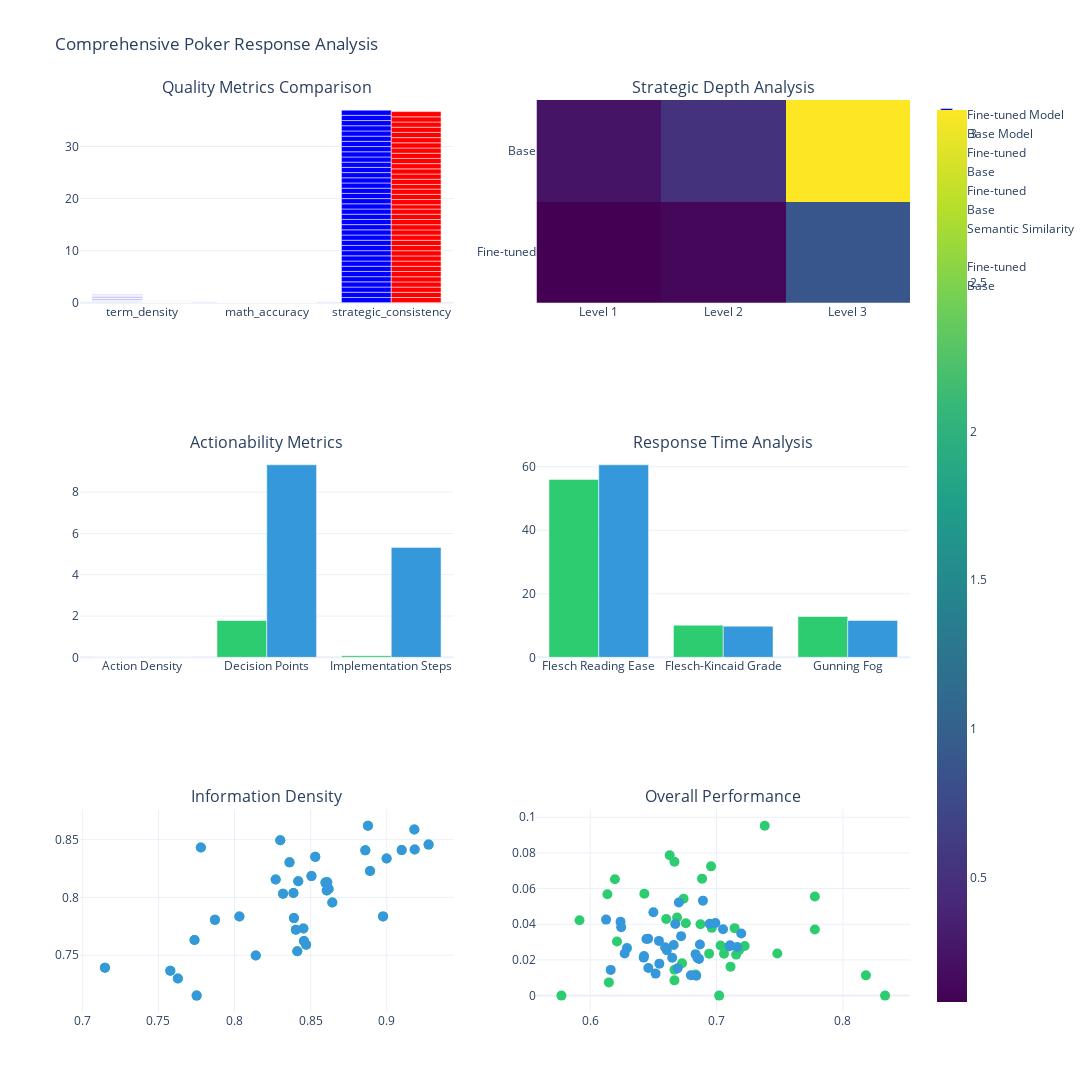
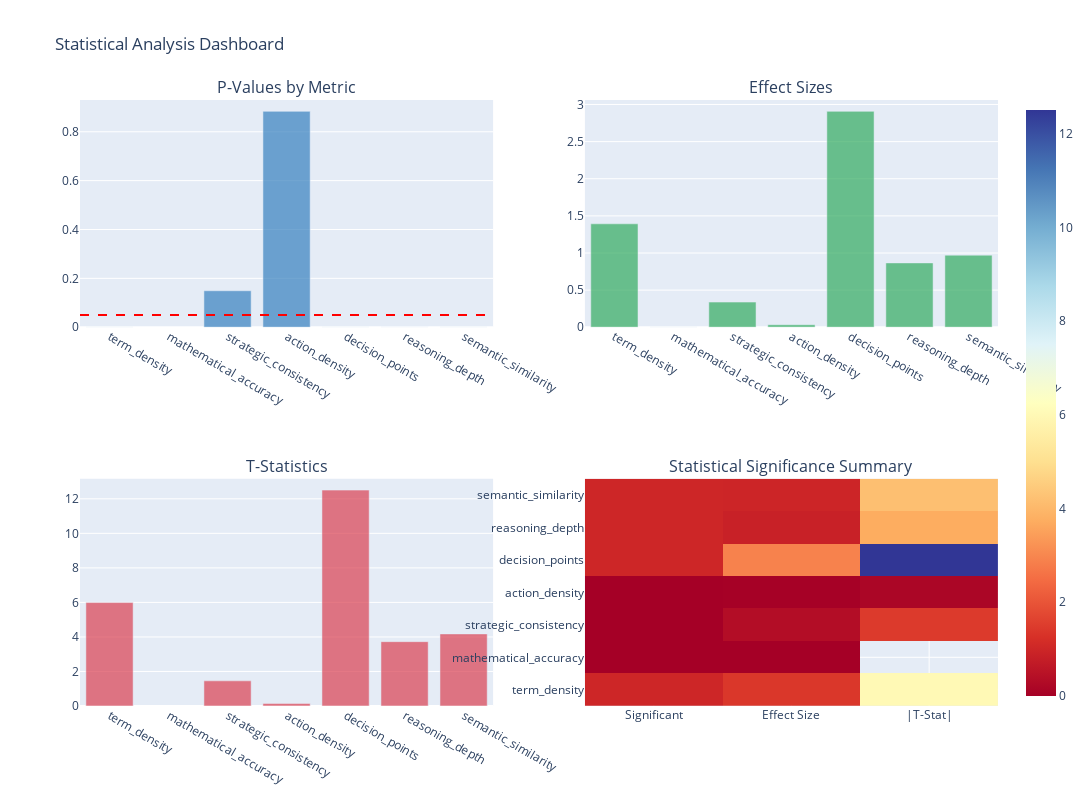

Here is the notebook cell these charts were saved with, in order:
### Markdown cell above
### Re-run with saves

### Code cell
import pandas as pd

# Initialize both analyzer and visualizer
analyzer = PokerResponseAnalyzer()
visualizer = PokerResponseVisualizer(style='plotly')

try:
    # 1. Load raw data
    with open('../data/final/detailed_analysis_20241216_142035.json', 'r') as f:
        raw_data = json.load(f)
    
    # 2. Process with analyzer
    enhanced_analysis = analyzer.enhance_analysis(raw_data)
    
    # Convert enhanced_analysis data into DataFrames
    quality_metrics_df = pd.DataFrame.from_dict({
        sample: {
            "ft_term_density": metrics['ft']['term_density'],
            "ft_math_accuracy": metrics['ft']['math_accuracy'],
            "ft_strategic_consistency": metrics['ft']['strategic_consistency'],
            "base_term_density": metrics['base']['term_density'],
            "base_math_accuracy": metrics['base']['math_accuracy'],
            "base_strategic_consistency": metrics['base']['strategic_consistency'],
        }
        for sample, metrics in enhanced_analysis['quality_metrics'].items()
    }, orient='index')

    actionability_df = pd.DataFrame.from_dict({
        sample: {
            "ft_action_density": metrics['ft']['action_density'],
            "ft_decision_points": metrics['ft']['decision_points'],
            "ft_implementation_steps": metrics['ft']['implementation_steps'],
            "base_action_density": metrics['base']['action_density'],
            "base_decision_points": metrics['base']['decision_points'],
            "base_implementation_steps": metrics['base']['implementation_steps'],
        }
        for sample, metrics in enhanced_analysis['actionability'].items()
    }, orient='index')

    strategic_depth_df = pd.DataFrame.from_dict({
        sample: {
            "ft_level1": metrics['ft']['reasoning_levels']['level1'],
            "ft_level2": metrics['ft']['reasoning_levels']['level2'],
            "ft_level3": metrics['ft']['reasoning_levels']['level3'],
            "base_level1": metrics['base']['reasoning_levels']['level1'],
            "base_level2": metrics['base']['reasoning_levels']['level2'],
            "base_level3": metrics['base']['reasoning_levels']['level3'],
        }
        for sample, metrics in enhanced_analysis['strategic_depth'].items()
    }, orient='index')

    # 3. Save DataFrames as CSV files for further analysis
    quality_metrics_df.to_csv('../data/final/quality_metrics.csv')
    actionability_df.to_csv('../data/final/actionability_metrics.csv')
    strategic_depth_df.to_csv('../data/final/strategic_depth.csv')
    
    # Debug: Print sample rows from the DataFrames
    print("\nSample from Quality Metrics DataFrame:")
    print(quality_metrics_df.head())
    
    print("\nSample from Actionability Metrics DataFrame:")
    print(actionability_df.head())
    
    print("\nSample from Strategic Depth DataFrame:")
    print(strategic_depth_df.head())
    
    # 4. Generate visualizations
    visualization_data = {
        'responses': {
            idx: {
                'fine_tuned_response': resp['fine_tuned_response'],
                'base_response': resp['base_response'],
                'query': resp['query']
            }
            for idx, resp in enumerate(raw_data['detailed_responses'])
        },
        'quality_metrics': enhanced_analysis['quality_metrics'],
        'actionability': enhanced_analysis['actionability'],
        'strategic_depth': enhanced_analysis['strategic_depth'],
        'comparative': enhanced_analysis.get('comparative', {}),
        'ux_metrics': enhanced_analysis.get('ux_metrics', {})
    }
    
    dashboard = visualizer.visualize_comprehensive_analysis(visualization_data)
    stats_dashboard = visualizer.plot_statistical_analysis(visualization_data)
    
    # 5. Save and display visualizations
    visualizer.save_visualizations(dashboard, 'poker_analysis_results')
    visualizer.save_visualizations(stats_dashboard, 'poker_statistical_analysis')
    
    print("\nDisplaying Analysis Dashboard...")
    dashboard.show()
    print("\nDisplaying Statistical Analysis Dashboard...")
    stats_dashboard.show()

except Exception as e:
    print(f"Error in visualization: {str(e)}")
    traceback.print_exc()

### Figure 1 — Plotly figure (JSON) as saved in the notebook; plotly's stock layout.template omitted (floating-point values rounded to 4 significant figures)
{"data": [{"marker": {"color": "blue"}, "name": "Fine-tuned Model", "type": "bar", "x": ["term_density", "math_accuracy", "strategic_consistency", "term_density", "math_accuracy", "strategic_consistency", "term_density", "math_accuracy", "strategic_consistency", "term_density", "math_accuracy", "strategic_consistency", "term_density", "math_accuracy", "strategic_consistency", "term_density", "math_accuracy", "strategic_consistency", "term_density", "math_accuracy", "strategic_consistency", "term_density", "math_accuracy", "strategic_consistency", "term_density", "math_accuracy", "strategic_consistency", "term_density", "math_accuracy", "strategic_consistency", "term_density", "math_accuracy", "strategic_consistency", "term_density", "math_accuracy", "strategic_consistency", "term_density", "math_accuracy", "strategic_consistency", "term_density", "math_accuracy", "strategic_consistency", "term_density", "math_accuracy", "strategic_consistency", "term_density", "math_accuracy", "strategic_consistency", "term_density", "math_accuracy", "strategic_consistency", "term_density", "math_accuracy", "strategic_consistency", "term_density", "math_accuracy", "strategic_consistency", "term_density", "math_accuracy", "strategic_consistency", "term_density", "math_accuracy", "strategic_consistency", "term_density", "math_accuracy", "strategic_consistency", "term_density", "math_accuracy", "strategic_consistency", "term_density", "math_accuracy", "strategic_consistency", "term_density", "math_accuracy", "strategic_consistency", "term_density", "math_accuracy", "strategic_consistency", "term_density", "math_accuracy", "strategic_consistency", "term_density", "math_accuracy", "strategic_consistency", "term_density", "math_accuracy", "strategic_consistency", "term_density", "math_accuracy", "strategic_consistency", "term_density", "math_accuracy", "strategic_consistency", "term_density", "math_accuracy", "strategic_consistency", "term_density", "math_accuracy", "strategic_consistency", "term_density", "math_accuracy", "strategic_consistency", "term_density", "math_accuracy", "strategic_consistency", "term_density", "math_accuracy", "strategic_consistency", "term_density", "math_accuracy", "strategic_consistency"], "xaxis": "x", "y": [0, 0, 1, 0.02667, 0, 1, 0.002874, 0, 1, 0.02381, 0, 1, 0.0303, 0, 1, 0.02545, 0, 1, 0.01562, 0, 1, 0.07955, 0, 1, 0.07865, 0, 1, 0.02778, 0, 1, 0.02365, 0, 1, 0.03205, 0, 1, 0.04167, 0, 1, 0.06329, 0, 1, 0.03529, 0, 1, 0.02817, 0, 1, 0.01953, 0, 1, 0.02941, 0, 1, 0.1111, 0, 1, 0.09836, 0, 1, 0.03409, 0, 1, 0.05882, 0, 1, 0.01948, 0, 1, 0.03419, 0, 1, 0.05556, 0, 1, 0.1429, 0, 1, 0.02362, 0, 1, 0.07246, 0, 1, 0.05435, 0, 1, 0.02222, 0, 1, 0.05455, 0, 1, 0.01449, 0, 1, 0.05714, 0, 1, 0.01775, 0, 1, 0.02041, 0, 1, 0.05435, 0, 1, 0.04375, 0, 1], "yaxis": "y"}, {"marker": {"color": "red"}, "name": "Base Model", "type": "bar", "x": ["term_density", "math_accuracy", "strategic_consistency", "term_density", "math_accuracy", "strategic_consistency", "term_density", "math_accuracy", "strategic_consistency", "term_density", "math_accuracy", "strategic_consistency", "term_density", "math_accuracy", "strategic_consistency", "term_density", "math_accuracy", "strategic_consistency", "term_density", "math_accuracy", "strategic_consistency", "term_density", "math_accuracy", "strategic_consistency", "term_density", "math_accuracy", "strategic_consistency", "term_density", "math_accuracy", "strategic_consistency", "term_density", "math_accuracy", "strategic_consistency", "term_density", "math_accuracy", "strategic_consistency", "term_density", "math_accuracy", "strategic_consistency", "term_density", "math_accuracy", "strategic_consistency", "term_density", "math_accuracy", "strategic_consistency", "term_density", "math_accuracy", "strategic_consistency", "term_density", "math_accuracy", "strategic_consistency", "term_density", "math_accuracy", "strategic_consistency", "term_density", "math_accuracy", "strategic_consistency", "term_density", "math_accuracy", "strategic_consistency", "term_density", "math_accuracy", "strategic_consistency", "term_density", "math_accuracy", "strategic_consistency", "term_density", "math_accuracy", "strategic_consistency", "term_density", "math_accuracy", "strategic_consistency", "term_density", "math_accuracy", "strategic_consistency", "term_density", "math_accuracy", "strategic_consistency", "term_density", "math_accuracy", "strategic_consistency", "term_density", "math_accuracy", "strategic_consistency", "term_density", "math_accuracy", "strategic_consistency", "term_density", "math_accuracy", "strategic_consistency", "term_density", "math_accuracy", "strategic_consistency", "term_density", "math_accuracy", "strategic_consistency", "term_density", "math_accuracy", "strategic_consistency", "term_density", "math_accuracy", "strategic_consistency", "term_density", "math_accuracy", "strategic_consistency", "term_density", "math_accuracy", "strategic_consistency", "term_density", "math_accuracy", "strategic_consistency"], "xaxis": "x", "y": [0.006504, 0, 0.987, 0.006088, 0, 1, 0.00641, 0, 1, 0.007156, 0, 1, 0.01217, 0, 1, 0.008902, 0, 1, 0.00956, 0, 1, 0.01633, 0, 1, 0.01724, 0, 1, 0.01438, 0, 1, 0.0153, 0, 1, 0.01304, 0, 1, 0.01243, 0, 1, 0.02038, 0, 1, 0.02088, 0, 1, 0.01129, 0, 1, 0.01007, 0, 1, 0.01513, 0, 1, 0.0123, 0, 0.8333, 0.01235, 0, 1, 0.009009, 0, 1, 0.01457, 0, 1, 0.01079, 0, 0.9, 0.01375, 0, 1, 0.01742, 0, 1, 0.0193, 0, 1, 0.01109, 0, 1, 0.01181, 0, 1, 0.007692, 0, 1, 0.01061, 0, 1, 0.0184, 0, 1, 0.01241, 0, 1, 0.01292, 0, 1, 0.008734, 0, 1, 0.0114, 0, 1, 0.01085, 0, 1, 0.01111, 0, 1], "yaxis": "y"}, {"colorscale": [[0, "#440154"], [0.1111, "#482878"], [0.2222, "#3e4989"], [0.3333, "#31688e"], [0.4444, "#26828e"], [0.5556, "#1f9e89"], [0.6667, "#35b779"], [0.7778, "#6ece58"], [0.8889, "#b5de2b"], [1, "#fde725"]], "type": "heatmap", "x": ["Level 1", "Level 2", "Level 3"], "xaxis": "x2", "y": ["Fine-tuned", "Base"], "yaxis": "y2", "z": [[0.08108, 0.1351, 0.8919], [0.2432, 0.5135, 3.081]]}, {"marker": {"color": "#2ecc71"}, "name": "Fine-tuned", "type": "bar", "x": ["Action Density", "Decision Points", "Implementation Steps"], "xaxis": "x3", "y": [0.00973, 1.784, 0.08108], "yaxis": "y3"}, {"marker": {"color": "#3498db"}, "name": "Base", "type": "bar", "x": ["Action Density", "Decision Points", "Implementation Steps"], "xaxis": "x3", "y": [0.009468, 9.324, 5.324], "yaxis": "y3"}, {"marker": {"color": "#2ecc71"}, "name": "Fine-tuned", "type": "bar", "x": ["Flesch Reading Ease", "Flesch-Kincaid Grade", "Gunning Fog"], "xaxis": "x4", "y": [56.01, 10.12, 12.87], "yaxis": "y4"}, {"marker": {"color": "#3498db"}, "name": "Base", "type": "bar", "x": ["Flesch Reading Ease", "Flesch-Kincaid Grade", "Gunning Fog"], "xaxis": "x4", "y": [60.62, 9.808, 11.63], "yaxis": "y4"}, {"marker": {"color": "#2ecc71", "size": 10, "symbol": "circle"}, "mode": "markers", "name": "Semantic Similarity", "type": "scatter", "x": [0.8618, 0.8139, 0.7148, 0.7751, 0.7737, 0.7578, 0.83, 0.8642, 0.889, 0.9182, 0.8876, 0.8597, 0.8609, 0.9275, 0.9184, 0.7779, 0.8319, 0.853, 0.8387, 0.8412, 0.8032, 0.8452, 0.7871, 0.847, 0.8505, 0.8859, 0.8361, 0.8418, 0.8999, 0.8403, 0.839, 0.8976, 0.8606, 0.827, 0.7627, 0.8456, 0.9098], "xaxis": "x5", "y": [0.8072, 0.7497, 0.7392, 0.7149, 0.7631, 0.7364, 0.8494, 0.7956, 0.8228, 0.8588, 0.8621, 0.8128, 0.8131, 0.8457, 0.8414, 0.8432, 0.8031, 0.8351, 0.8039, 0.7533, 0.7835, 0.773, 0.7806, 0.759, 0.8184, 0.8407, 0.8304, 0.814, 0.8337, 0.772, 0.7821, 0.7835, 0.806, 0.8155, 0.7298, 0.7623, 0.8409], "yaxis": "y5"}, {"marker": {"color": "#3498db", "size": 10, "symbol": "circle"}, "mode": "markers", "name": "", "type": "scatter", "x": [0.8618, 0.8139, 0.7148, 0.7751, 0.7737, 0.7578, 0.83, 0.8642, 0.889, 0.9182, 0.8876, 0.8597, 0.8609, 0.9275, 0.9184, 0.7779, 0.8319, 0.853, 0.8387, 0.8412, 0.8032, 0.8452, 0.7871, 0.847, 0.8505, 0.8859, 0.8361, 0.8418, 0.8999, 0.8403, 0.839, 0.8976, 0.8606, 0.827, 0.7627, 0.8456, 0.9098], "xaxis": "x5", "y": [0.8072, 0.7497, 0.7392, 0.7149, 0.7631, 0.7364, 0.8494, 0.7956, 0.8228, 0.8588, 0.8621, 0.8128, 0.8131, 0.8457, 0.8414, 0.8432, 0.8031, 0.8351, 0.8039, 0.7533, 0.7835, 0.773, 0.7806, 0.759, 0.8184, 0.8407, 0.8304, 0.814, 0.8337, 0.772, 0.7821, 0.7835, 0.806, 0.8155, 0.7298, 0.7623, 0.8409], "yaxis": "y5"}, {"marker": {"color": "#2ecc71", "size": 10, "symbol": "circle"}, "mode": "markers", "name": "Fine-tuned", "type": "scatter", "x": [0.5772, 0.7067, 0.7155, 0.8333, 0.6212, 0.6873, 0.7031, 0.6136, 0.6629, 0.7222, 0.6757, 0.7179, 0.6667, 0.6962, 0.6941, 0.5915, 0.6602, 0.7143, 0.7778, 0.6885, 0.8182, 0.7059, 0.711, 0.6667, 0.7778, 0.7381, 0.748, 0.6957, 0.6196, 0.6148, 0.6727, 0.6667, 0.6429, 0.6834, 0.702, 0.6739, 0.6687], "xaxis": "x6", "y": [0, 0.02667, 0.02299, 0, 0.0303, 0.04, 0.02813, 0.05682, 0.07865, 0.02778, 0.04054, 0.02564, 0.075, 0.03797, 0.02353, 0.04225, 0.04297, 0.03782, 0.05556, 0.06557, 0.01136, 0.02353, 0.01623, 0.008547, 0.03704, 0.09524, 0.02362, 0.07246, 0.06522, 0.007407, 0.01818, 0.01449, 0.05714, 0.01183, 0, 0.05435, 0.04375], "yaxis": "y6"}, {"marker": {"color": "#3498db", "size": 10, "symbol": "circle"}, "mode": "markers", "name": "Base", "type": "scatter", "x": [0.6797, 0.6423, 0.7163, 0.6834, 0.6126, 0.7107, 0.6692, 0.6606, 0.6245, 0.6868, 0.6673, 0.6426, 0.6661, 0.6991, 0.6701, 0.65, 0.6892, 0.6445, 0.6291, 0.6593, 0.6162, 0.6273, 0.6518, 0.6861, 0.7195, 0.6719, 0.6839, 0.624, 0.7051, 0.6848, 0.6544, 0.6649, 0.646, 0.7103, 0.6547, 0.6946, 0.6458], "xaxis": "x6", "y": [0.01138, 0.02131, 0.02724, 0.02326, 0.0426, 0.02819, 0.0153, 0.02541, 0.03831, 0.02862, 0.04015, 0.02222, 0.02842, 0.04075, 0.05219, 0.04677, 0.05324, 0.03177, 0.02664, 0.02716, 0.01441, 0.02364, 0.01233, 0.02058, 0.03484, 0.03333, 0.01109, 0.04134, 0.03718, 0.02121, 0.03067, 0.02128, 0.0155, 0.02766, 0.01792, 0.04031, 0.03194], "yaxis": "y6"}], "layout": {"annotations": [{"font": {"size": 16}, "showarrow": false, "text": "Quality Metrics Comparison", "x": 0.225, "xanchor": "center", "xref": "paper", "y": 1, "yanchor": "bottom", "yref": "paper"}, {"font": {"size": 16}, "showarrow": false, "text": "Strategic Depth Analysis", "x": 0.775, "xanchor": "center", "xref": "paper", "y": 1, "yanchor": "bottom", "yref": "paper"}, {"font": {"size": 16}, "showarrow": false, "text": "Actionability Metrics", "x": 0.225, "xanchor": "center", "xref": "paper", "y": 0.6111, "yanchor": "bottom", "yref": "paper"}, {"font": {"size": 16}, "showarrow": false, "text": "Response Time Analysis", "x": 0.775, "xanchor": "center", "xref": "paper", "y": 0.6111, "yanchor": "bottom", "yref": "paper"}, {"font": {"size": 16}, "showarrow": false, "text": "Information Density", "x": 0.225, "xanchor": "center", "xref": "paper", "y": 0.2222, "yanchor": "bottom", "yref": "paper"}, {"font": {"size": 16}, "showarrow": false, "text": "Overall Performance", "x": 0.775, "xanchor": "center", "xref": "paper", "y": 0.2222, "yanchor": "bottom", "yref": "paper"}], "height": 1200, "showlegend": true, "title": {"text": "Comprehensive Poker Response Analysis"}, "width": 1600, "xaxis": {"anchor": "y", "domain": [0, 0.45]}, "xaxis2": {"anchor": "y2", "domain": [0.55, 1]}, "xaxis3": {"anchor": "y3", "domain": [0, 0.45]}, "xaxis4": {"anchor": "y4", "domain": [0.55, 1]}, "xaxis5": {"anchor": "y5", "domain": [0, 0.45]}, "xaxis6": {"anchor": "y6", "domain": [0.55, 1]}, "yaxis": {"anchor": "x", "domain": [0.7778, 1]}, "yaxis2": {"anchor": "x2", "domain": [0.7778, 1]}, "yaxis3": {"anchor": "x3", "domain": [0.3889, 0.6111]}, "yaxis4": {"anchor": "x4", "domain": [0.3889, 0.6111]}, "yaxis5": {"anchor": "x5", "domain": [0, 0.2222]}, "yaxis6": {"anchor": "x6", "domain": [0, 0.2222]}}}

### Figure 2 — Plotly figure (JSON) as saved in the notebook; plotly's stock layout.template omitted (floating-point values rounded to 4 significant figures)
{"data": [{"marker": {"color": "rgba(55, 128, 191, 0.7)"}, "name": "P-Value", "type": "bar", "x": ["term_density", "mathematical_accuracy", "strategic_consistency", "action_density", "decision_points", "reasoning_depth", "semantic_similarity"], "xaxis": "x", "y": [7.532e-08, null, 0.1494, 0.8834, 1.012e-19, 0.0003829, 8.242e-05], "yaxis": "y"}, {"marker": {"color": "rgba(50, 171, 96, 0.7)"}, "name": "Effect Size", "type": "bar", "x": ["term_density", "mathematical_accuracy", "strategic_consistency", "action_density", "decision_points", "reasoning_depth", "semantic_similarity"], "xaxis": "x2", "y": [1.393, 0, 0.3388, 0.03421, 2.907, 0.8665, 0.9706], "yaxis": "y2"}, {"marker": {"color": "rgba(219, 64, 82, 0.7)"}, "name": "|T-Statistic|", "type": "bar", "x": ["term_density", "mathematical_accuracy", "strategic_consistency", "action_density", "decision_points", "reasoning_depth", "semantic_similarity"], "xaxis": "x3", "y": [5.99, null, 1.457, 0.1472, 12.5, 3.727, 4.175], "yaxis": "y3"}, {"colorscale": [[0, "rgb(165,0,38)"], [0.1, "rgb(215,48,39)"], [0.2, "rgb(244,109,67)"], [0.3, "rgb(253,174,97)"], [0.4, "rgb(254,224,144)"], [0.5, "rgb(255,255,191)"], [0.6, "rgb(224,243,248)"], [0.7, "rgb(171,217,233)"], [0.8, "rgb(116,173,209)"], [0.9, "rgb(69,117,180)"], [1, "rgb(49,54,149)"]], "type": "heatmap", "x": ["Significant", "Effect Size", "|T-Stat|"], "xaxis": "x4", "y": ["term_density", "mathematical_accuracy", "strategic_consistency", "action_density", "decision_points", "reasoning_depth", "semantic_similarity"], "yaxis": "y4", "z": [[1, 1.393, 5.99], [0, 0, null], [0, 0.3388, 1.457], [0, 0.03421, 0.1472], [1, 2.907, 12.5], [1, 0.8665, 3.727], [1, 0.9706, 4.175]]}], "layout": {"annotations": [{"font": {"size": 16}, "showarrow": false, "text": "P-Values by Metric", "x": 0.225, "xanchor": "center", "xref": "paper", "y": 1, "yanchor": "bottom", "yref": "paper"}, {"font": {"size": 16}, "showarrow": false, "text": "Effect Sizes", "x": 0.775, "xanchor": "center", "xref": "paper", "y": 1, "yanchor": "bottom", "yref": "paper"}, {"font": {"size": 16}, "showarrow": false, "text": "T-Statistics", "x": 0.225, "xanchor": "center", "xref": "paper", "y": 0.375, "yanchor": "bottom", "yref": "paper"}, {"font": {"size": 16}, "showarrow": false, "text": "Statistical Significance Summary", "x": 0.775, "xanchor": "center", "xref": "paper", "y": 0.375, "yanchor": "bottom", "yref": "paper"}], "height": 800, "shapes": [{"line": {"color": "red", "dash": "dash"}, "type": "line", "x0": 0, "x1": 1, "xref": "x domain", "y0": 0.05, "y1": 0.05, "yref": "y"}], "showlegend": false, "title": {"text": "Statistical Analysis Dashboard"}, "width": 1200, "xaxis": {"anchor": "y", "domain": [0, 0.45]}, "xaxis2": {"anchor": "y2", "domain": [0.55, 1]}, "xaxis3": {"anchor": "y3", "domain": [0, 0.45]}, "xaxis4": {"anchor": "y4", "domain": [0.55, 1]}, "yaxis": {"anchor": "x", "domain": [0.625, 1]}, "yaxis2": {"anchor": "x2", "domain": [0.625, 1]}, "yaxis3": {"anchor": "x3", "domain": [0, 0.375]}, "yaxis4": {"anchor": "x4", "domain": [0, 0.375]}}}
